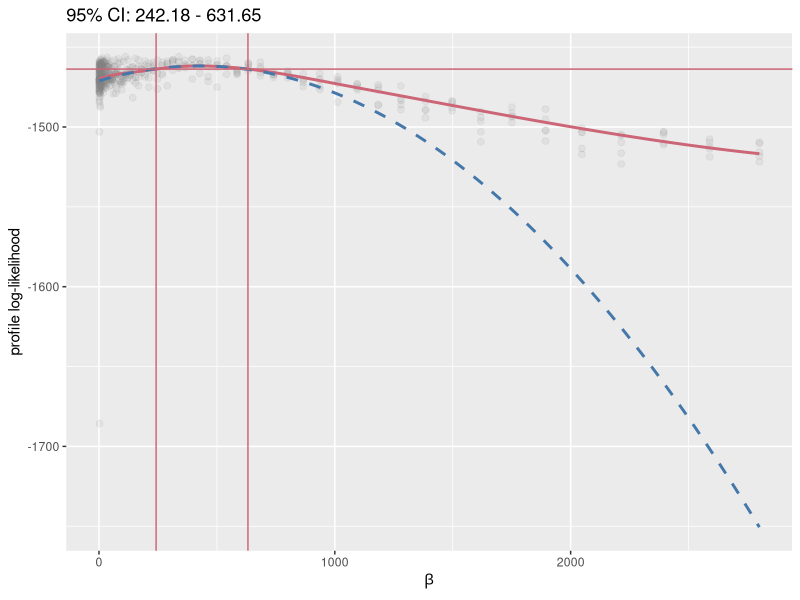
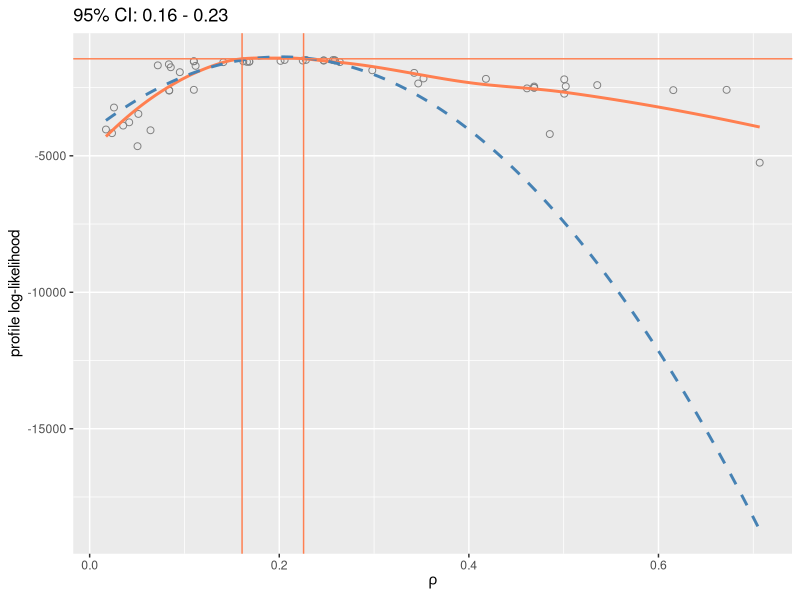
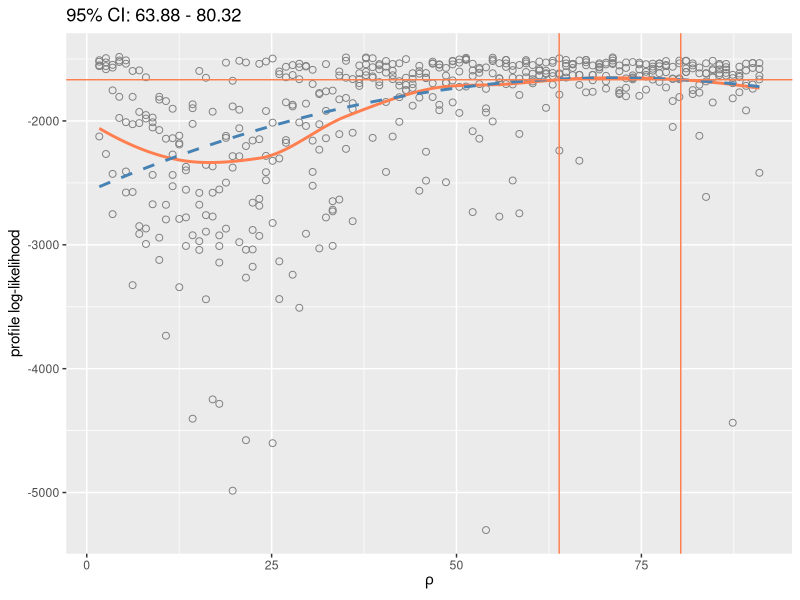

R code for these plots, in order:
# analyze-likelihood-profiles.R

mcap <- function(lp,parameter,confidence=0.95,lambda=0.75,Ngrid=1000)
{
  smooth_fit <- loess(lp ~ parameter, span=lambda)
  parameter_grid <- seq(min(parameter), max(parameter), length.out = Ngrid)
  smoothed_loglik <- predict(smooth_fit,newdata=parameter_grid)
  smooth_arg_max <- parameter_grid[which.max(smoothed_loglik)]
  dist <- abs(parameter-smooth_arg_max)
  included <- dist < sort(dist)[trunc(lambda*length(dist))]
  maxdist <- max(dist[included])
  weight <- rep(0,length(parameter))
  weight[included] <- (1-(dist[included]/maxdist)^3)^3
  quadratic_fit <- lm(lp ~ a + b, weight=weight,
                      data = data.frame(lp=lp,b=parameter,a=-parameter^2))
  b <- unname(coef(quadratic_fit)["b"] )
  a <- unname(coef(quadratic_fit)["a"] )
  m <- vcov(quadratic_fit)
  var_b <- m["b","b"]
  var_a <- m["a","a"]
  cov_ab <- m["a","b"]
  se_mc_squared <- (1 / (4 * a^2)) * (var_b - (2 * b/a) * cov_ab + (b^2 / a^2) * var_a)
  se_stat_squared <- 1/(2*a)
  se_total_squared <- se_mc_squared + se_stat_squared
  delta <- qchisq(confidence,df=1) * ( a * se_mc_squared + 0.5)
  delta_line <- max(smoothed_loglik) - delta
  loglik_diff <- max(smoothed_loglik) - smoothed_loglik
  ci <- range(parameter_grid[loglik_diff < delta])
  list(lp=lp,parameter=parameter,confidence=confidence,
       quadratic_fit=quadratic_fit, quadratic_max=b/(2*a),
       smooth_fit=smooth_fit,
       fit=data.frame(
         parameter=parameter_grid,
         smoothed=smoothed_loglik,
         quadratic=predict(quadratic_fit, list(b = parameter_grid, a = -parameter_grid^2))
       ),
       mle=smooth_arg_max, ci=ci, delta=delta, delta_line=delta_line,
       se_stat=sqrt(se_stat_squared), se_mc=sqrt(se_mc_squared), se=sqrt(se_total_squared)
  )
}


# Load packages -----------------------------------------------------------

library(tidyverse)
library(ggthemes)



# Niamey, beta profile ----------------------------------------------------
profile_data <- read.csv("../results/loglik-profile-beta-Niamey.csv") %>%
  slice(2:n()) %>%
  drop_na() %>%
  arrange(value)

do_param <- unique(profile_data$parameter)
mcap_out <- mcap(lp = profile_data$loglik, parameter = profile_data$value)

ggplot(mcap_out$fit, aes(x=parameter, shape )) +
  geom_point(data = profile_data, aes(x = value, y = loglik), shape = 19, size = 2, color = "grey50", alpha = 0.1) +
  geom_line(aes(y = smoothed), color = ptol_pal()(2)[2], size = 1) +
  geom_line(aes(y = quadratic), color = ptol_pal()(2)[1], linetype = 2, size = 1) +
  geom_vline(aes(xintercept = mcap_out$ci[1]), color = ptol_pal()(2)[2]) +
  geom_vline(aes(xintercept = mcap_out$ci[2]), color = ptol_pal()(2)[2]) +
  geom_hline(aes(yintercept = mcap_out$delta_line), color = ptol_pal()(2)[2]) +
  labs(x = expression(beta), y = "profile log-likelihood") +
  # coord_cartesian(xlim = c(50, 1000), ylim = c(-1500, -1450)) +
  ggtitle(paste0("95% CI: ", round(mcap_out$ci,2)[1], " - ", round(mcap_out$ci,2)[2]))


# Niamey, rho profile -----------------------------------------------------

profile_data <- read.csv("../results/loglik-profile-rho-Niamey.csv") %>%
  slice(2:n()) %>%
  drop_na() %>%
  slice(trunc(runif(50, 1, 999)))

do_param <- unique(profile_data$parameter)
mcap_out <- mcap(lp = profile_data$loglik, parameter = profile_data$value)

ggplot(mcap_out$fit, aes(x=parameter)) +
  geom_point(data = profile_data, aes(x = value, y = loglik), shape = 1, size = 2, color = "grey50") +
  geom_line(aes(y = smoothed), color = "coral", size = 1) +
  geom_line(aes(y = quadratic), color = "steelblue", linetype = 2, size = 1) +
  geom_vline(aes(xintercept = mcap_out$ci[1]), color = "coral") +
  geom_vline(aes(xintercept = mcap_out$ci[2]), color = "coral") +
  geom_hline(aes(yintercept = mcap_out$delta_line), color = "coral") +
  labs(x = expression(rho), y = "profile log-likelihood") +
  # coord_cartesian(ylim = c(-4000, -1450)) +
  ggtitle(paste0("95% CI: ", round(mcap_out$ci,2)[1], " - ", round(mcap_out$ci,2)[2]))


# Niamey, iota profile ----------------------------------------------------

profile_data <- read.csv("../results/loglik-profile-iota-Niamey.csv") %>%
  slice(2:n()) %>%
  drop_na()

do_param <- unique(profile_data$parameter)
mcap_out <- mcap(lp = profile_data$loglik, parameter = profile_data$value)

ggplot(mcap_out$fit, aes(x=parameter)) +
  geom_point(data = profile_data, aes(x = value, y = loglik), shape = 1, size = 2, color = "grey50") +
  geom_line(aes(y = smoothed), color = "coral", size = 1) +
  geom_line(aes(y = quadratic), color = "steelblue", linetype = 2, size = 1) +
  geom_vline(aes(xintercept = mcap_out$ci[1]), color = "coral") +
  geom_vline(aes(xintercept = mcap_out$ci[2]), color = "coral") +
  geom_hline(aes(yintercept = mcap_out$delta_line), color = "coral") +
  labs(x = expression(rho), y = "profile log-likelihood") +
  # coord_cartesian(ylim = c(-5000, -1450)) +
  ggtitle(paste0("95% CI: ", round(mcap_out$ci,2)[1], " - ", round(mcap_out$ci,2)[2]))
